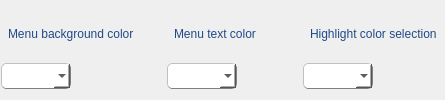
               <widget class="QWidget" name="menuSylesTab">
                <attribute name="title">
                 <string>Use styles</string>
                </attribute>
                <layout class="QGridLayout" name="gridLayout_7">
                 <property name="leftMargin">
                  <number>1</number>
                 </property>
                 <property name="rightMargin">
                  <number>1</number>
                 </property>
                 <item row="0" column="4">
                  <layout class="QVBoxLayout" name="verticalLayout_23">
                   <item>
                    <widget class="QLabel" name="label_24">
                     <property name="styleSheet">
                      <string notr="true">QLabel {
               color: rgb(32, 74, 135);
               padding: 4px;
               border-radius: 5px;
               border-style: outset;
	           font: 11pt &quot;MS Shell Dlg 2&quot;;
              }</string>
                     </property>
                     <property name="text">
                      <string>Highlight color selection</string>
                     </property>
                    </widget>
                   </item>
                   <item>
                    <layout class="QHBoxLayout" name="horizontalLayout_10">
                     <property name="spacing">
                      <number>1</number>
                     </property>
                     <item>
                      <widget class="QComboBox" name="highlightColorBox">
                       <property name="minimumSize">
                        <size>
                         <width>0</width>
                         <height>0</height>
                        </size>
                       </property>
                       <property name="maximumSize">
                        <size>
                         <width>16777215</width>
                         <height>16777215</height>
                        </size>
                       </property>
                       <property name="styleSheet">
                        <string notr="true">QComboBox {
			   color: black;
               padding: 4px;
               border: 1px solid grey; 
               border-radius: 5px;
               border-style: outset;
               font: 9pt &quot;MS Shell Dlg 2&quot;;
			   background-color: rgb(255, 255, 255);
              }</string>
                       </property>
                      </widget>
                     </item>
                     <item>
                      <spacer name="horizontalSpacer_17">
                       <property name="orientation">
                        <enum>Qt::Horizontal</enum>
                       </property>
                       <property name="sizeHint" stdset="0">
                        <size>
                         <width>40</width>
                         <height>20</height>
                        </size>
                       </property>
                      </spacer>
                     </item>
                    </layout>
                   </item>
                  </layout>
                 </item>
                 <item row="0" column="2">
                  <layout class="QVBoxLayout" name="verticalLayout_22">
                   <item>
                    <widget class="QLabel" name="label_23">
                     <property name="styleSheet">
                      <string notr="true">QLabel {
               color: rgb(32, 74, 135);
               padding: 4px;
               border-radius: 5px;
               border-style: outset;
	           font: 11pt &quot;MS Shell Dlg 2&quot;;
              }</string>
                     </property>
                     <property name="text">
                      <string>Menu text color</string>
                     </property>
                    </widget>
                   </item>
                   <item>
                    <layout class="QHBoxLayout" name="horizontalLayout_9">
                     <property name="spacing">
                      <number>1</number>
                     </property>
                     <item>
                      <widget class="QComboBox" name="menuTextColorBox">
                       <property name="minimumSize">
                        <size>
                         <width>0</width>
                         <height>0</height>
                        </size>
                       </property>
                       <property name="maximumSize">
                        <size>
                         <width>16777215</width>
                         <height>16777215</height>
                        </size>
                       </property>
                       <property name="styleSheet">
                        <string notr="true">QComboBox {
			   color: black;
               padding: 4px;
               border: 1px solid grey; 
               border-radius: 5px;
               border-style: outset;
               font: 9pt &quot;MS Shell Dlg 2&quot;;
			   background-color: rgb(255, 255, 255);
              }</string>
                       </property>
                      </widget>
                     </item>
                     <item>
                      <spacer name="horizontalSpacer_18">
                       <property name="orientation">
                        <enum>Qt::Horizontal</enum>
                       </property>
                       <property name="sizeHint" stdset="0">
                        <size>
                         <width>40</width>
                         <height>20</height>
                        </size>
                       </property>
                      </spacer>
                     </item>
                    </layout>
                   </item>
                  </layout>
                 </item>
                 <item row="0" column="0">
                  <layout class="QVBoxLayout" name="verticalLayout_21">
                   <item>
                    <widget class="QLabel" name="label_22">
                     <property name="styleSheet">
                      <string notr="true">QLabel {
               color: rgb(32, 74, 135);
               padding: 4px;
               border-radius: 5px;
               border-style: outset;
	           font: 11pt &quot;MS Shell Dlg 2&quot;;
              }</string>
                     </property>
                     <property name="text">
                      <string>Menu background color</string>
                     </property>
                    </widget>
                   </item>
                   <item>
                    <layout class="QHBoxLayout" name="horizontalLayout_8">
                     <property name="spacing">
                      <number>1</number>
                     </property>
                     <item>
                      <widget class="QComboBox" name="backColorBox">
                       <property name="sizePolicy">
                        <sizepolicy hsizetype="Preferred" vsizetype="Fixed">
                         <horstretch>0</horstretch>
                         <verstretch>0</verstretch>
                        </sizepolicy>
                       </property>
                       <property name="minimumSize">
                        <size>
                         <width>0</width>
                         <height>0</height>
                        </size>
                       </property>
                       <property name="maximumSize">
                        <size>
                         <width>16777215</width>
                         <height>16777215</height>
                        </size>
                       </property>
                       <property name="styleSheet">
                        <string notr="true">QComboBox {
			   color: black;
               padding: 4px;
               border: 1px solid grey; 
               border-radius: 5px;
               border-style: outset;
               font: 9pt &quot;MS Shell Dlg 2&quot;;
			   background-color: rgb(255, 255, 255);
              }</string>
                       </property>
                      </widget>
                     </item>
                     <item>
                      <spacer name="horizontalSpacer_16">
                       <property name="orientation">
                        <enum>Qt::Horizontal</enum>
                       </property>
                       <property name="sizeHint" stdset="0">
                        <size>
                         <width>40</width>
                         <height>20</height>
                        </size>
                       </property>
                      </spacer>
                     </item>
                    </layout>
                   </item>
                  </layout>
                 </item>
                 <item row="0" column="1">
                  <spacer name="horizontalSpacer_10">
                   <property name="orientation">
                    <enum>Qt::Horizontal</enum>
                   </property>
                   <property name="sizeType">
                    <enum>QSizePolicy::Maximum</enum>
                   </property>
                   <property name="sizeHint" stdset="0">
                    <size>
                     <width>20</width>
                     <height>20</height>
                    </size>
                   </property>
                  </spacer>
                 </item>
                 <item row="0" column="3">
                  <spacer name="horizontalSpacer_11">
                   <property name="orientation">
                    <enum>Qt::Horizontal</enum>
                   </property>
                   <property name="sizeType">
                    <enum>QSizePolicy::Maximum</enum>
                   </property>
                   <property name="sizeHint" stdset="0">
                    <size>
                     <width>20</width>
                     <height>20</height>
                    </size>
                   </property>
                  </spacer>
                 </item>
                </layout>
               </widget>
